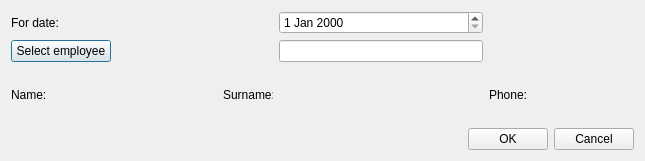
<?xml version="1.0" encoding="UTF-8"?>
<ui version="4.0">
 <class>GenerateDailySalesReport</class>
 <widget class="QDialog" name="GenerateDailySalesReport">
  <property name="geometry">
   <rect>
    <x>0</x>
    <y>0</y>
    <width>645</width>
    <height>161</height>
   </rect>
  </property>
  <property name="windowTitle">
   <string>Generate daily sales report</string>
  </property>
  <property name="locale">
   <locale language="English" country="UnitedStates"/>
  </property>
  <property name="modal">
   <bool>false</bool>
  </property>
  <layout class="QGridLayout" name="gridLayout">
   <property name="leftMargin">
    <number>11</number>
   </property>
   <property name="topMargin">
    <number>11</number>
   </property>
   <property name="rightMargin">
    <number>11</number>
   </property>
   <property name="bottomMargin">
    <number>11</number>
   </property>
   <item row="1" column="1">
    <widget class="QPushButton" name="empButton">
     <property name="minimumSize">
      <size>
       <width>100</width>
       <height>0</height>
      </size>
     </property>
     <property name="text">
      <string>Select employee</string>
     </property>
    </widget>
   </item>
   <item row="0" column="1">
    <widget class="QLabel" name="forLb">
     <property name="text">
      <string>For date:</string>
     </property>
    </widget>
   </item>
   <item row="2" column="3">
    <widget class="QLabel" name="empSurnameLb">
     <property name="minimumSize">
      <size>
       <width>50</width>
       <height>0</height>
      </size>
     </property>
     <property name="maximumSize">
      <size>
       <width>50</width>
       <height>16777215</height>
      </size>
     </property>
     <property name="text">
      <string>Surname:</string>
     </property>
    </widget>
   </item>
   <item row="2" column="4">
    <widget class="QLabel" name="empSurnamePh">
     <property name="minimumSize">
      <size>
       <width>100</width>
       <height>0</height>
      </size>
     </property>
     <property name="font">
      <font>
       <family>Times New Roman</family>
       <pointsize>12</pointsize>
       <weight>75</weight>
       <italic>true</italic>
       <bold>true</bold>
      </font>
     </property>
     <property name="text">
      <string/>
     </property>
    </widget>
   </item>
   <item row="2" column="5">
    <widget class="QLabel" name="empPhoneLb">
     <property name="text">
      <string>Phone:</string>
     </property>
    </widget>
   </item>
   <item row="2" column="1">
    <widget class="QLabel" name="empNameLb">
     <property name="minimumSize">
      <size>
       <width>50</width>
       <height>0</height>
      </size>
     </property>
     <property name="maximumSize">
      <size>
       <width>50</width>
       <height>16777215</height>
      </size>
     </property>
     <property name="text">
      <string>Name:</string>
     </property>
    </widget>
   </item>
   <item row="2" column="2">
    <widget class="QLabel" name="empNamePh">
     <property name="minimumSize">
      <size>
       <width>100</width>
       <height>0</height>
      </size>
     </property>
     <property name="font">
      <font>
       <family>Times New Roman</family>
       <pointsize>12</pointsize>
       <weight>75</weight>
       <italic>true</italic>
       <bold>true</bold>
      </font>
     </property>
     <property name="text">
      <string/>
     </property>
    </widget>
   </item>
   <item row="2" column="6">
    <widget class="QLabel" name="empPhonePh">
     <property name="minimumSize">
      <size>
       <width>100</width>
       <height>0</height>
      </size>
     </property>
     <property name="font">
      <font>
       <family>Times New Roman</family>
       <pointsize>12</pointsize>
       <weight>75</weight>
       <italic>true</italic>
       <bold>true</bold>
      </font>
     </property>
     <property name="text">
      <string/>
     </property>
    </widget>
   </item>
   <item row="4" column="1" colspan="6">
    <layout class="QHBoxLayout" name="horizontalLayout">
     <item>
      <spacer name="horizontalSpacer">
       <property name="orientation">
        <enum>Qt::Horizontal</enum>
       </property>
       <property name="sizeHint" stdset="0">
        <size>
         <width>40</width>
         <height>20</height>
        </size>
       </property>
      </spacer>
     </item>
     <item>
      <widget class="QPushButton" name="okBtn">
       <property name="text">
        <string>OK</string>
       </property>
      </widget>
     </item>
     <item>
      <widget class="QPushButton" name="cancelBtn">
       <property name="text">
        <string>Cancel</string>
       </property>
      </widget>
     </item>
    </layout>
   </item>
   <item row="1" column="4">
    <widget class="QLineEdit" name="employeeEdit">
     <property name="readOnly">
      <bool>true</bool>
     </property>
    </widget>
   </item>
   <item row="0" column="4">
    <widget class="QDateEdit" name="forDateEdit"/>
   </item>
  </layout>
 </widget>
 <tabstops>
  <tabstop>okBtn</tabstop>
  <tabstop>cancelBtn</tabstop>
 </tabstops>
 <resources/>
 <connections/>
</ui>
